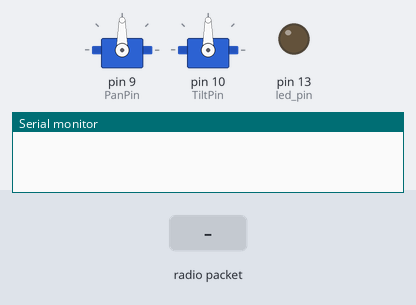
Recording of a sketch running on a simulated Arduino Uno, built with avr-gcc and run on an emulated ATmega328P. Parts: 2 × servo, output pins drawn as LEDs (lit = HIGH), the last lines printed to the serial monitor. The inputs (shaded band) are chosen by the test bench. No radio packets arrive unless stated.

Above: at 2.2 s.
2.3 s: radio packet "1" arrives
At 3.1 s:
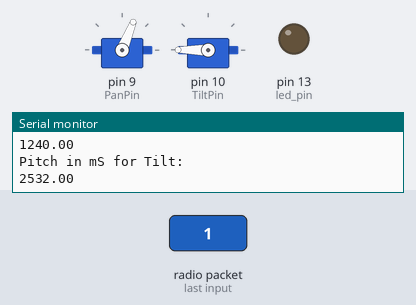
3.8 s: radio packet "0" arrives
At 4.4 s:
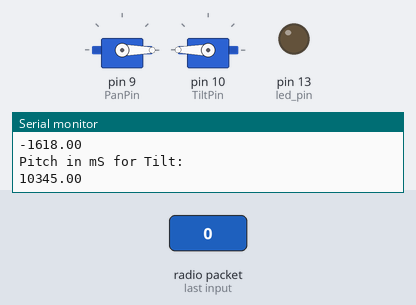
Timing chart, 0 to 6.8 s (numbered marks = the images above; inputs shaded):
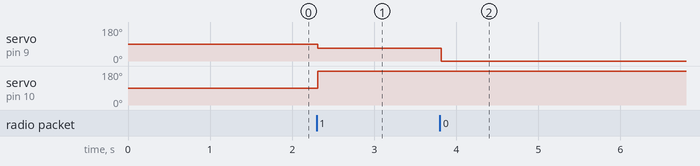

Measured:
- after the input at 2.3 s, servo on pin 9 (PanPin): 90° → 68° at once; servo on pin 10 (TiltPin): 90° → 180° at once
- after the input at 3.8 s, servo on pin 9 (PanPin): 68° → 0° at once

The sketch:

Receiver_Code.ino
```cpp
#include "DataCoder.h"
#include <VirtualWire.h>
#include "ServoTimer2.h"

const int rx_pin = 12; // Pin Attached to receiver
const int led_pin = 13; // Pin Attached to LED
const int baudRate = 2000; // Transfer rate of the Receiever
#define PanPin  9  // Pin Attached to Pan Servo
#define TiltPin 10 // Pin Attached to Tilt Servo

ServoTimer2 servoPan;
ServoTimer2 servoTilt;

void setup()
{
  delay(1000);
  Serial.begin(9600);
  pinMode(led_pin,OUTPUT);
  digitalWrite(led_pin,LOW);
  SetupRFDataRxnLink(rx_pin, baudRate);
  servoPan.attach(PanPin);  // Attach Pan Servo
  servoTilt.attach(TiltPin);   // Attach Pan Servo

}

void loop()
{

  uint8_t buf[VW_MAX_MESSAGE_LEN];
  uint8_t buflen = VW_MAX_MESSAGE_LEN;

  union RFData inDataSeq;//To store incoming data

  float inArray[RF_DATA_ARRAY_SIZE];//To store decoded information


  if(RFLinkDataAvailable(buf, &buflen))
  {
        digitalWrite(led_pin, HIGH); // Turn LED on at start of Signal Received

        for(int i =0; i< buflen; i++)
        {
          inDataSeq.s[i] = buf[i];
        }

        Serial.println();

        digitalWrite(led_pin, LOW); // Turn LED off at end of Signal Received

        DecodeRFData(inArray, inDataSeq); // Decode the signal received


       // Serial.print("Incoming Yaw, Pitch:");

        for (int i=0; i < RF_DATA_ARRAY_SIZE; i++) // Display decoded array value, i represents the amount of values sent, in this case it is 2
          {
            Serial.print(inArray[i]);
            Serial.print(", ");

          }

        inArray[0] = map(inArray[0], -90, 90, 2500, 544); // Map -90 degree to 90 Degree to 544 - 2500 mS pulse for Servo

        Serial.println(); // New Line in Serial Monitor
        Serial.println("Yaw in mS for Pan:");
        Serial.print(inArray[0]);// Print Yaw value in mS

        servoPan.write(inArray[0]); // Send the calculated Yaw mS pulse to Pan Servo


        inArray[1] = map(inArray[1], -90, 90, 544, 2500); // Map -90 degree to 90 Degree to 544 - 2500 mS pulse for Servo

        Serial.println(); // New Line in Serial Monitor
        Serial.println("Pitch in mS for Tilt:");
        Serial.print(inArray[1]); // Print Pitch value in mS

        servoTilt.write(inArray[1]); // Send the calculated Pitch mS pulse to Tilt Servo

  }

}
```

DataCoder.cpp
```cpp
#include "DataCoder.h"

//#include <QDebug>

void SetupRFDataTxnLink(int transmit_pin, int baudRate)
{
  vw_set_tx_pin(transmit_pin);
  vw_setup(baudRate);
}

void SetupRFDataRxnLink(int rx_pin, int baudRate)
{
  vw_set_rx_pin(rx_pin);
  vw_setup(baudRate);
  vw_rx_start();
}

bool RFLinkDataAvailable(uint8_t* buf, uint8_t* buflen)
{
if(vw_get_message(buf,buflen)) return true;
else return false;
}


void EncodeRFData(float* outArray, RFData& outData)
{
    //qDebug() << "Encoded Values..." ;

    for (int i = 0; i < RF_DATA_ARRAY_SIZE ; i++)
    {
        outData.dataBox[i] = (unsigned short)(outArray[i] * 10 * RF_DATA_DECIMAL_PLACES);

        //qDebug() << "Data:" << i << " = " << outData.dataBox[i];
    }

}

void TransmitRFData(RFData outDataSeq, RFData& inDataSeq)
{
    for (int i = 0; i < RF_DATA_ARRAY_SIZE * UNION_EXPANSION_FACTOR; i++)
    {
        inDataSeq.s[i] = outDataSeq.s[i];
    }
}

void TransmitRFData(RFData outDataSeq)
{
    //Call the VirtualWire library using outDataSeq.s[] as argument


     if(sizeof(outDataSeq.s) <= 27) //Max allowable packet size in VirtualWire library is 27 bytes
     {
         vw_send((uint8_t*)outDataSeq.s, sizeof(outDataSeq.s));

         vw_wait_tx();

     }


}

void DecodeRFData(float* inArray, RFData inDataSeq)
{
    for (int i = 0; i < RF_DATA_ARRAY_SIZE ; i++)
    {
        inArray[i] = ((float)inDataSeq.dataBox[i]) / (10 * RF_DATA_DECIMAL_PLACES);

        //qDebug() << "Data Decoded:" << i << " = " << inArray[i];
    }

}
```

DataCoder.h
```cpp
//This code was written by vu2aeo and is free to distribute or modify
//I am not responsible for any damage caused due to this code
//If you distribute this code, you must do it for free
#include "VirtualWire.h"
#ifndef DATACODER_H
#define DATACODER_H

#define RF_DATA_ARRAY_SIZE 2 //The number of elements to be held in the array

#define RF_DATA_DECIMAL_PLACES 4//The number of decimal places that will be encoded

#define UNION_EXPANSION_FACTOR 2//The number of bytes occupied by each element of the encoded RFData packet. This data is
							//stored in dataBox[]. See below.

//If you change the literals above make sure that RF_DATA_ARRAY_SIZE * UNION_EXPANSION_FACTOR is less than or equal to 27
//This is the max packet size VirtualWare can handle

/* The value of RF_DATA_DECIMAL_PLACES affects data handling as follows:-

	Value		Min Value Handled			Max Value Handled
	0			0						+32767
	1			-3276.7					+3276.7
	2			-327.67					+327.67
	3			-32.767					+32.767

	and so on.......

*/

union RFData
{
    int dataBox[RF_DATA_ARRAY_SIZE];//2 bytes each. In Arduino environment, int is 2 bytes. Change this to unsigned int if you want to transmit only positive numbers. The Max value limits of data handled in the table above will then double in size.

    char s[RF_DATA_ARRAY_SIZE * UNION_EXPANSION_FACTOR];//each char is 1 byte so we need 2 chars for
                                                        //each dataBox[] element (which are currently int)
                                                        //if you change the dataBox[] elements to day floats, then
                                                        //UNION_EXPANSION_FACTOR must be = 4
};

void EncodeRFData(float* outArray, RFData& outData);

void TransmitRFData(RFData outDataSeq, RFData& inDataSeq);//Dummy function for debugging purposes

void TransmitRFData(RFData outDataSeq);

void DecodeRFData(float* inArray, RFData inDataSeq);

void SetupRFDataTxnLink(int transmit_pin, int baudRate);

void SetupRFDataRxnLink(int rx_pin, int baudRate);

bool RFLinkDataAvailable(uint8_t* buf, uint8_t* buflen);

void SetupRFDataRxnLink(int receive_pin, int baudRate);

#endif // DATACODER_H
```
